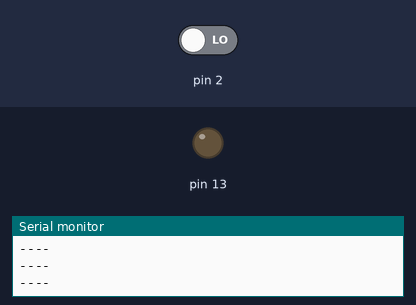
A sketch run on a simulated Arduino Uno, built with avr-gcc and run on an emulated ATmega328P. Shown: output pins drawn as LEDs (lit = HIGH), the last lines printed to the serial monitor. The inputs (shaded band) are chosen by the test bench; at power-on: pin 2 LOW.

Above: at 1.2 s.
1.3 s: pin 2 driven HIGH
At 2.4 s:
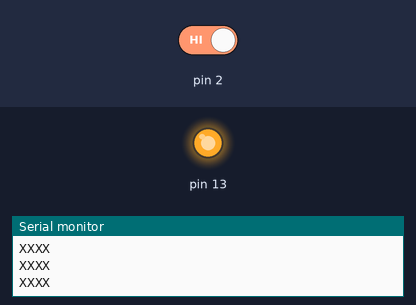
2.8 s: pin 2 driven LOW
At 3.4 s:
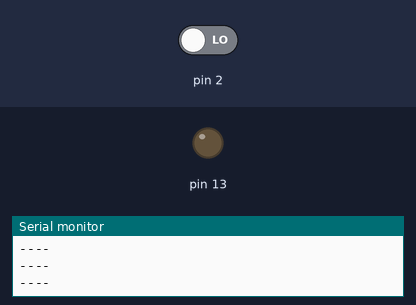
Timing chart, 0 to 5.8 s (numbered marks = the images above; inputs shaded):
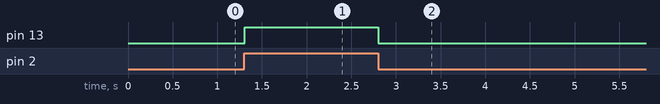

Measured:
- after the input at 1.3 s, pin 13: LOW → HIGH at once
- after the input at 2.8 s, pin 13: HIGH → LOW at once

The sketch:

test.ino
```cpp
void setup() {
  Serial.begin(9600);
  pinMode(2, INPUT);
  pinMode(13, OUTPUT);
}

//int SW[] = {3,4,5,6}

void loop() {
  if (digitalRead(2) == HIGH) {
    digitalWrite(13, HIGH);
    Serial.println("XXXX");
  } else {
    digitalWrite(13, LOW);
    Serial.println("----");
  }

}
```
